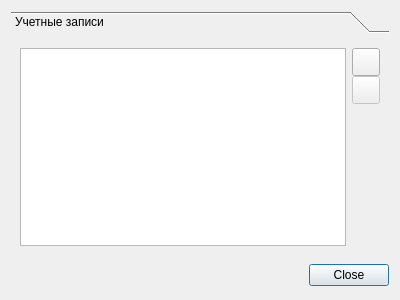
<?xml version="1.0" encoding="UTF-8"?>
<ui version="4.0">
 <class>DialogSettings</class>
 <widget class="QDialog" name="DialogSettings">
  <property name="geometry">
   <rect>
    <x>0</x>
    <y>0</y>
    <width>400</width>
    <height>300</height>
   </rect>
  </property>
  <property name="windowTitle">
   <string>Настройки</string>
  </property>
  <layout class="QVBoxLayout" name="verticalLayout">
   <item>
    <widget class="QToolBox" name="toolBox">
     <property name="currentIndex">
      <number>0</number>
     </property>
     <widget class="QWidget" name="settingsAccounts">
      <property name="geometry">
       <rect>
        <x>0</x>
        <y>0</y>
        <width>382</width>
        <height>218</height>
       </rect>
      </property>
      <attribute name="icon">
       <iconset theme="resource-group">
        <normaloff>.</normaloff>.</iconset>
      </attribute>
      <attribute name="label">
       <string>Учетные записи</string>
      </attribute>
      <layout class="QHBoxLayout" name="horizontalLayout">
       <item>
        <widget class="QListWidget" name="listAccounts">
         <property name="spacing">
          <number>5</number>
         </property>
         <property name="uniformItemSizes">
          <bool>true</bool>
         </property>
        </widget>
       </item>
       <item>
        <layout class="QVBoxLayout" name="verticalLayout_2">
         <property name="spacing">
          <number>0</number>
         </property>
         <item>
          <widget class="QToolButton" name="buttonAccountAdd">
           <property name="minimumSize">
            <size>
             <width>28</width>
             <height>28</height>
            </size>
           </property>
           <property name="toolTip">
            <string>Добавить учетную запись</string>
           </property>
           <property name="icon">
            <iconset theme="list-add">
             <normaloff>.</normaloff>.</iconset>
           </property>
           <property name="iconSize">
            <size>
             <width>16</width>
             <height>16</height>
            </size>
           </property>
          </widget>
         </item>
         <item>
          <widget class="QToolButton" name="buttonAccountRemove">
           <property name="enabled">
            <bool>false</bool>
           </property>
           <property name="minimumSize">
            <size>
             <width>28</width>
             <height>28</height>
            </size>
           </property>
           <property name="toolTip">
            <string>Удалить учетную запись</string>
           </property>
           <property name="icon">
            <iconset theme="list-remove">
             <normaloff>.</normaloff>.</iconset>
           </property>
           <property name="iconSize">
            <size>
             <width>16</width>
             <height>16</height>
            </size>
           </property>
          </widget>
         </item>
         <item>
          <spacer name="verticalSpacer">
           <property name="orientation">
            <enum>Qt::Vertical</enum>
           </property>
           <property name="sizeHint" stdset="0">
            <size>
             <width>20</width>
             <height>40</height>
            </size>
           </property>
          </spacer>
         </item>
        </layout>
       </item>
      </layout>
     </widget>
    </widget>
   </item>
   <item>
    <widget class="QDialogButtonBox" name="buttonBox">
     <property name="minimumSize">
      <size>
       <width>28</width>
       <height>28</height>
      </size>
     </property>
     <property name="orientation">
      <enum>Qt::Horizontal</enum>
     </property>
     <property name="standardButtons">
      <set>QDialogButtonBox::Close</set>
     </property>
    </widget>
   </item>
  </layout>
 </widget>
 <resources/>
 <connections>
  <connection>
   <sender>buttonBox</sender>
   <signal>accepted()</signal>
   <receiver>DialogSettings</receiver>
   <slot>accept()</slot>
   <hints>
    <hint type="sourcelabel">
     <x>227</x>
     <y>279</y>
    </hint>
    <hint type="destinationlabel">
     <x>157</x>
     <y>274</y>
    </hint>
   </hints>
  </connection>
  <connection>
   <sender>buttonBox</sender>
   <signal>rejected()</signal>
   <receiver>DialogSettings</receiver>
   <slot>reject()</slot>
   <hints>
    <hint type="sourcelabel">
     <x>295</x>
     <y>285</y>
    </hint>
    <hint type="destinationlabel">
     <x>286</x>
     <y>274</y>
    </hint>
   </hints>
  </connection>
 </connections>
</ui>
